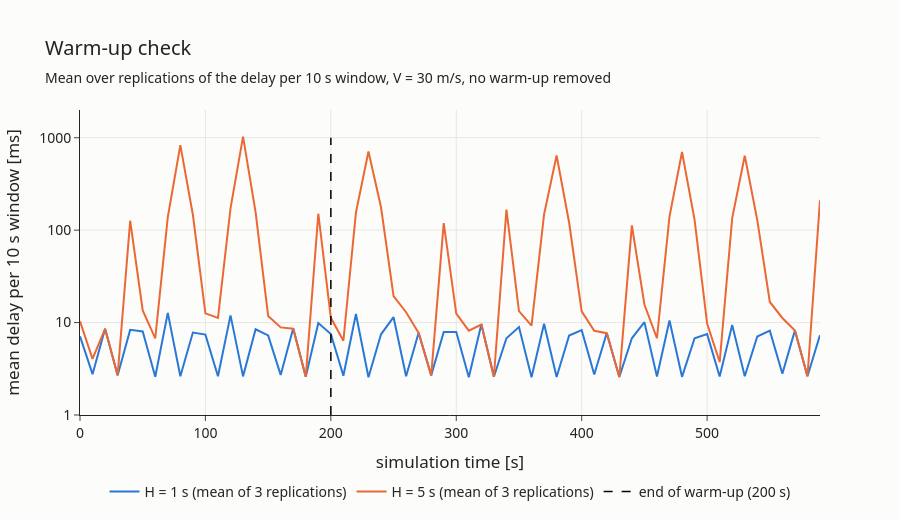

The notebook cell saved with this chart:
### Markdown cell above
### 1c. Warm-up period

The slides' method: run independent replications **without** warm-up, average them over time, and see when the average stops depending on the start (*not* "cut the first 10 %").

*Source:* `2_Simulation.pdf` PDF p. 123–124 / slides 124–125; `warmup-period` parameter: `3_OMNeT++.pdf` p. 56.
Here: config `TimeSeries` (3 replications, H = 1 s and 5 s, no warm-up removed), mean delay per 10 s window averaged over the replications.

### Code cell
raw_ts = pd.read_csv(os.path.join(DATA, "TimeSeries.csv"), low_memory=False)
H_of_run = raw_ts[(raw_ts["type"] == "itervar") & (raw_ts["attrname"] == "H")].set_index("run")["attrvalue"].astype(float)
vectors = raw_ts[(raw_ts["type"] == "vector") & (raw_ts["name"] == "endToEndDelay:vector")]

fig = go.Figure()
for i, h in enumerate([1.0, 5.0]):
    per_replica = []
    for run in vectors["run"]:
        if H_of_run[run] != h:
            continue
        row = vectors[vectors["run"] == run].iloc[0]
        t = np.array(row["vectime"].split(), dtype=float)
        delay = np.array(row["vecvalue"].split(), dtype=float)
        window = (t // 10).astype(int)                      # 10 s windows
        per_replica.append(pd.Series(delay).groupby(window).mean())
    average = pd.concat(per_replica, axis=1).mean(axis=1)    # average over the replications
    fig.add_trace(go.Scatter(x=average.index * 10, y=average.values * 1000, mode="lines",
                             name=f"H = {h:g} s (mean of 3 replications)", line=dict(color=COLORS[i], width=2)))
fig.add_trace(go.Scatter(x=[200, 200], y=[1, 1000], mode="lines", name="end of warm-up (200 s)",
                         line=dict(color="black", dash="dash", width=1.5)))
fig.update_yaxes(type="log", dtick=1, range=[0, 3.3], title="mean delay per 10 s window [ms]")
fig.update_xaxes(title="simulation time [s]")
style(fig, "Warm-up check", "Mean over replications of the delay per 10 s window, V = 30 m/s, no warm-up removed",
      height=520)
fig.show()
save(fig, "00_warmup", height=520)

### Figure 1 — Plotly figure (JSON) as saved in the notebook; plotly's stock layout.template omitted (floating-point values rounded to 4 significant figures)
{"data": [{"line": {"color": "#2a78d6", "width": 2}, "mode": "lines", "name": "H = 1 s (mean of 3 replications)", "type": "scatter", "x": [0, 10, 20, 30, 40, 50, 60, 70, 80, 90, 100, 110, 120, 130, 140, 150, 160, 170, 180, 190, 200, 210, 220, 230, 240, 250, 260, 270, 280, 290, 300, 310, 320, 330, 340, 350, 360, 370, 380, 390, 400, 410, 420, 430, 440, 450, 460, 470, 480, 490, 500, 510, 520, 530, 540, 550, 560, 570, 580, 590], "y": [7.107, 2.765, 8.58, 2.688, 8.341, 8.01, 2.597, 12.75, 2.622, 7.805, 7.406, 2.63, 11.96, 2.617, 8.472, 7.275, 2.715, 8.677, 2.596, 9.868, 7.53, 2.661, 12.37, 2.561, 7.463, 11.43, 2.631, 7.774, 2.683, 7.93, 7.929, 2.563, 9.569, 2.594, 6.77, 8.929, 2.563, 9.705, 2.578, 7.255, 8.289, 2.737, 7.71, 2.574, 6.764, 10.12, 2.604, 10.54, 2.589, 6.776, 7.501, 2.608, 9.425, 2.626, 7.062, 8.168, 2.791, 8.236, 2.63, 7.311]}, {"line": {"color": "#eb6834", "width": 2}, "mode": "lines", "name": "H = 5 s (mean of 3 replications)", "type": "scatter", "x": [0, 10, 20, 30, 40, 50, 60, 70, 80, 90, 100, 110, 120, 130, 140, 150, 160, 170, 180, 190, 200, 210, 220, 230, 240, 250, 260, 270, 280, 290, 300, 310, 320, 330, 340, 350, 360, 370, 380, 390, 400, 410, 420, 430, 440, 450, 460, 470, 480, 490, 500, 510, 520, 530, 540, 550, 560, 570, 580, 590], "y": [10.34, 4.049, 8.566, 2.684, 126.5, 13.52, 6.742, 138.3, 833.1, 146.7, 12.58, 11.24, 171.9, 1029.0, 157.1, 11.81, 8.873, 8.587, 2.595, 150.6, 11.26, 6.359, 154.6, 708.2, 176.8, 19.34, 12.93, 7.708, 2.681, 119.3, 12.51, 8.167, 9.515, 2.593, 166.6, 13.31, 9.263, 148.2, 641.4, 120.3, 13.25, 8.162, 7.678, 2.571, 112.8, 15.68, 6.771, 140.0, 700.9, 129.3, 9.775, 3.741, 135.0, 638.2, 128.5, 16.71, 11.21, 8.206, 2.629, 210.4]}, {"line": {"color": "black", "dash": "dash", "width": 1.5}, "mode": "lines", "name": "end of warm-up (200 s)", "type": "scatter", "x": [200, 200], "y": [1, 1000]}], "layout": {"font": {"family": "Segoe UI, Arial", "size": 14}, "height": 520, "legend": {"orientation": "h", "x": 0.5, "xanchor": "center", "y": -0.2}, "margin": {"t": 110}, "paper_bgcolor": "#fcfcfb", "plot_bgcolor": "#fcfcfb", "title": {"subtitle": {"text": "Mean over replications of the delay per 10 s window, V = 30 m/s, no warm-up removed"}, "text": "Warm-up check"}, "xaxis": {"gridcolor": "#e8e7e3", "showgrid": true, "title": {"text": "simulation time [s]"}}, "yaxis": {"dtick": 1, "gridcolor": "#e8e7e3", "range": [0, 3.3], "showgrid": true, "title": {"text": "mean delay per 10 s window [ms]"}, "type": "log"}}}
